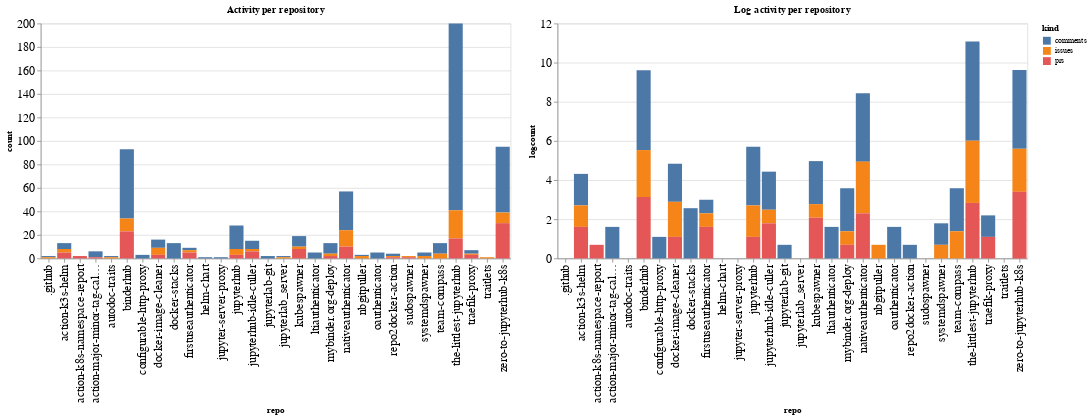

The code cell stored with this chart in its notebook:
### Code cell
ch1 = alt.Chart(repo_summaries, width=600, title="Activity per repository").mark_bar().encode(
    x='repo',
    y='count',
    color='kind',
    tooltip="kind"
)

ch2 = alt.Chart(repo_summaries, width=600, title="Log activity per repository").mark_bar().encode(
    x='repo',
    y='logcount',
    color='kind',
    tooltip="kind"
)

ch1 | ch2

### Figure 1 — Vega-Lite specification as saved in the notebook (floating-point values rounded to 4 significant figures)
{"config": {"axisLeft": {"labelFontSize": 15}, "axisBottom": {"labelFontSize": 15}}, "hconcat": [{"mark": "bar", "encoding": {"color": {"type": "nominal", "field": "kind"}, "tooltip": {"type": "nominal", "field": "kind"}, "x": {"type": "nominal", "field": "repo"}, "y": {"type": "quantitative", "field": "count"}}, "title": "Activity per repository", "width": 600}, {"mark": "bar", "encoding": {"color": {"type": "nominal", "field": "kind"}, "tooltip": {"type": "nominal", "field": "kind"}, "x": {"type": "nominal", "field": "repo"}, "y": {"type": "quantitative", "field": "logcount"}}, "title": "Log activity per repository", "width": 600}], "data": {"name": "data-93dc0b0610cd0ceda8c3c651fc5d7a93"}, "$schema": "https://vega.github.io/schema/vega-lite/v4.8.1.json", "datasets": {"data-93dc0b0610cd0ceda8c3c651fc5d7a93": [{"repo": ".github", "kind": "comments", "count": 1, "logcount": 0.0}, {"repo": ".github", "kind": "issues", "count": 1, "logcount": 0.0}, {"repo": "action-k3s-helm", "kind": "comments", "count": 5, "logcount": 1.609}, {"repo": "action-k3s-helm", "kind": "issues", "count": 3, "logcount": 1.099}, {"repo": "action-k3s-helm", "kind": "prs", "count": 5, "logcount": 1.609}, {"repo": "action-k8s-namespace-report", "kind": "prs", "count": 2, "logcount": 0.6931}, {"repo": "action-major-minor-tag-calculator", "kind": "comments", "count": 5, "logcount": 1.609}, {"repo": "action-major-minor-tag-calculator", "kind": "prs", "count": 1, "logcount": 0.0}, {"repo": "autodoc-traits", "kind": "comments", "count": 1, "logcount": 0.0}, {"repo": "autodoc-traits", "kind": "issues", "count": 1, "logcount": 0.0}, {"repo": "binderhub", "kind": "comments", "count": 59, "logcount": 4.078}, {"repo": "binderhub", "kind": "issues", "count": 11, "logcount": 2.398}, {"repo": "binderhub", "kind": "prs", "count": 23, "logcount": 3.135}, {"repo": "configurable-http-proxy", "kind": "comments", "count": 3, "logcount": 1.099}, {"repo": "docker-image-cleaner", "kind": "comments", "count": 7, "logcount": 1.946}, {"repo": "docker-image-cleaner", "kind": "issues", "count": 6, "logcount": 1.792}, {"repo": "docker-image-cleaner", "kind": "prs", "count": 3, "logcount": 1.099}, {"repo": "docker-stacks", "kind": "comments", "count": 13, "logcount": 2.565}, {"repo": "firstuseauthenticator", "kind": "comments", "count": 2, "logcount": 0.6931}, {"repo": "firstuseauthenticator", "kind": "issues", "count": 2, "logcount": 0.6931}, {"repo": "firstuseauthenticator", "kind": "prs", "count": 5, "logcount": 1.609}, {"repo": "helm-chart", "kind": "comments", "count": 1, "logcount": 0.0}, {"repo": "jupyter-server-proxy", "kind": "comments", "count": 1, "logcount": 0.0}, {"repo": "jupyterhub", "kind": "comments", "count": 20, "logcount": 2.996}, {"repo": "jupyterhub", "kind": "issues", "count": 5, "logcount": 1.609}, {"repo": "jupyterhub", "kind": "prs", "count": 3, "logcount": 1.099}, {"repo": "jupyterhub-idle-culler", "kind": "comments", "count": 7, "logcount": 1.946}, {"repo": "jupyterhub-idle-culler", "kind": "issues", "count": 2, "logcount": 0.6931}, {"repo": "jupyterhub-idle-culler", "kind": "prs", "count": 6, "logcount": 1.792}, {"repo": "jupyterlab-git", "kind": "comments", "count": 2, "logcount": 0.6931}, {"repo": "jupyterlab_server", "kind": "comments", "count": 1, "logcount": 0.0}, {"repo": "jupyterlab_server", "kind": "issues", "count": 1, "logcount": 0.0}, {"repo": "kubespawner", "kind": "comments", "count": 9, "logcount": 2.197}, {"repo": "kubespawner", "kind": "issues", "count": 2, "logcount": 0.6931}, {"repo": "kubespawner", "kind": "prs", "count": 8, "logcount": 2.079}, {"repo": "ltiauthenticator", "kind": "comments", "count": 5, "logcount": 1.609}, {"repo": "mybinder.org-deploy", "kind": "comments", "count": 9, "logcount": 2.197}, {"repo": "mybinder.org-deploy", "kind": "issues", "count": 2, "logcount": 0.6931}, {"repo": "mybinder.org-deploy", "kind": "prs", "count": 2, "logcount": 0.6931}, {"repo": "nativeauthenticator", "kind": "comments", "count": 33, "logcount": 3.497}, {"repo": "nativeauthenticator", "kind": "issues", "count": 14, "logcount": 2.639}, {"repo": "nativeauthenticator", "kind": "prs", "count": 10, "logcount": 2.303}, {"repo": "nbgitpuller", "kind": "comments", "count": 1, "logcount": 0.0}, {"repo": "nbgitpuller", "kind": "issues", "count": 2, "logcount": 0.6931}, {"repo": "oauthenticator", "kind": "comments", "count": 5, "logcount": 1.609}, {"repo": "repo2docker-action", "kind": "comments", "count": 2, "logcount": 0.6931}, {"repo": "repo2docker-action", "kind": "issues", "count": 1, "logcount": 0.0}, {"repo": "repo2docker-action", "kind": "prs", "count": 1, "logcount": 0.0}, {"repo": "sudospawner", "kind": "issues", "count": 1, "logcount": 0.0}, {"repo": "sudospawner", "kind": "prs", "count": 1, "logcount": 0.0}, {"repo": "systemdspawner", "kind": "comments", "count": 3, "logcount": 1.099}, {"repo": "systemdspawner", "kind": "issues", "count": 2, "logcount": 0.6931}, {"repo": "team-compass", "kind": "comments", "count": 9, "logcount": 2.197}, {"repo": "team-compass", "kind": "issues", "count": 4, "logcount": 1.386}, {"repo": "the-littlest-jupyterhub", "kind": "comments", "count": 159, "logcount": 5.069}, {"repo": "the-littlest-jupyterhub", "kind": "issues", "count": 24, "logcount": 3.178}, {"repo": "the-littlest-jupyterhub", "kind": "prs", "count": 17, "logcount": 2.833}, {"repo": "traefik-proxy", "kind": "comments", "count": 3, "logcount": 1.099}, {"repo": "traefik-proxy", "kind": "issues", "count": 1, "logcount": 0.0}, {"repo": "traefik-proxy", "kind": "prs", "count": 3, "logcount": 1.099}, {"repo": "traitlets", "kind": "issues", "count": 1, "logcount": 0.0}, {"repo": "zero-to-jupyterhub-k8s", "kind": "comments", "count": 56, "logcount": 4.025}, {"repo": "zero-to-jupyterhub-k8s", "kind": "issues", "count": 9, "logcount": 2.197}, {"repo": "zero-to-jupyterhub-k8s", "kind": "prs", "count": 30, "logcount": 3.401}]}}
